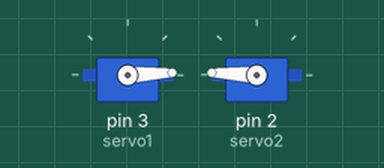
This sketch was run on a simulated Arduino Uno, built with avr-gcc and run on an emulated ATmega328P. Parts: 2 × servo.

Above: at 0.05 s.
At 0.75 s:
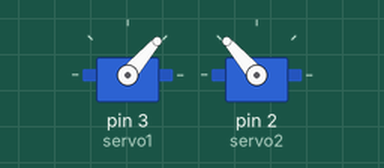
At 1.5 s:
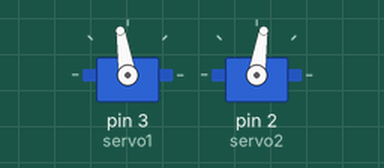
At 2.95 s:
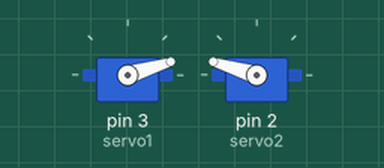
Timing chart, 0 to 7.4 s (numbered marks = the images above):
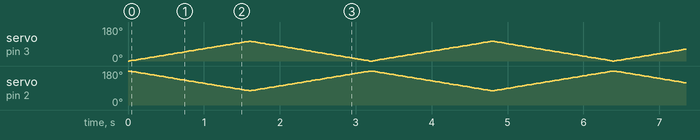

The sketch:

prototype1.5.ino
```cpp
#include <Servo.h>

Servo servo1;  // create servo object to control a servo
Servo servo2;
// twelve servo objects can be created on most boards

int pos = 0;    // variable to store the servo position
int incr = 1;


void setup() {
  servo1.attach(3);  // attaches the servo on pin 9 to the servo object
  servo2.attach(2);  // attaches the servo on pin 9 to the servo object
//  servo1.write(0);
//  servo2.write(180);
}

void loop() {

//  servo1.write(0);
//  servo2.write(180);
//  delay(1000);
  for (pos = 0; pos <= 105; pos += 1) { // goes from 180 degrees to 0 degrees
    servo1.write(pos);
    servo2.write(180-pos); // tell servo to go to position in variable 'pos'
    delay(15);                       // waits 15ms for the servo to reach the position
  }
//  delay(2000);
  for (pos = 104; pos >= 0; pos -= 1) { // goes from 180 degrees to 0 degrees
    servo1.write(pos);
    servo2.write(180-pos); // tell servo to go to position in variable 'pos'
    delay(15);                       // waits 15ms for the servo to reach the position
  }


}
```
